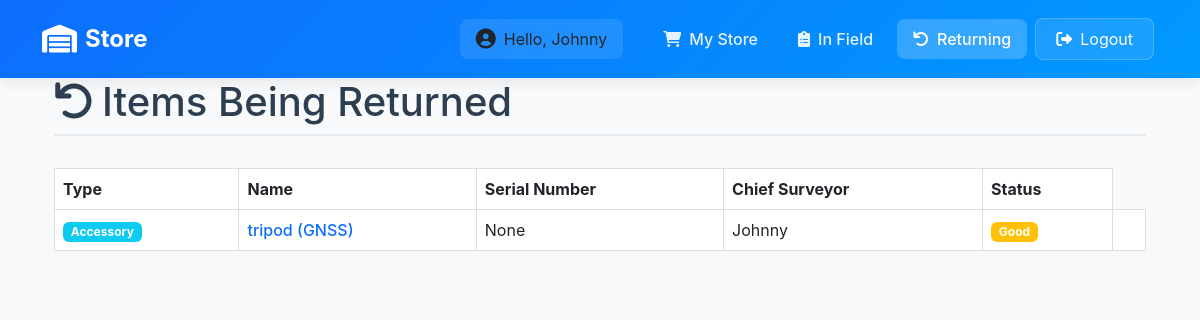
The page /inventory/store/returning/ (signed in) on the database as committed earlier.
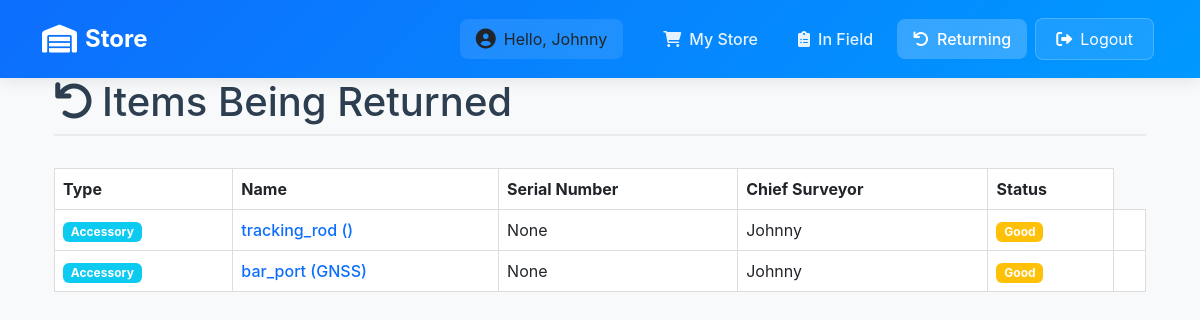
The same page on the database as committed later.
### inventory/models.py (models this page shows, shortened)
class Accessory(models.Model):
    ACCESSORY_TYPES = (
        ("tripod", "Tripod"),
        ("levelling_staff", "Levelling Staff"),
        ("tracking_rod", "Tracking Rod"),
        ("reflector", "Reflector"),
        ("gps_extension_bar", "GPS Extension Bar"),
        ("bar_port", "Bar Port"),
        ("powerbank", "Powerbank"),
        ("tribach", "Tribach"),
        ("external_radio_antenna", "External Radio Antenna"),
    )
    STATUS_CHOICES = [
        ('Good', 'Good'),
        ('Needs Repair', 'Needs Repair'),
        ('Spoiled', 'Spoiled'),
    ]
    RETURN_STATUS_CHOICES = [
        ('In Use', 'In Use'),
        ('Returning', 'Returning'),
        ('With Chief Surveyor', 'With Chief Surveyor'),
        ('In Store', 'In Store'),
        ('Returned', 'Returned'),
    ]
    name = models.CharField(max_length=100, choices=ACCESSORY_TYPES)
    serial_number = models.CharField(max_length=50, unique=True, null=True, blank=True, help_text="Unique serial number for the accessory")
    equipment = models.ForeignKey(EquipmentsInSurvey, on_delete=models.CASCADE, related_name='accessories', null=True, blank=True)
    chief_surveyor = models.ForeignKey(User, on_delete=models.CASCADE, null=True, blank=True)
    surveyor_responsible = models.CharField(max_length=100, null=True)
    status = models.CharField(max_length=20, choices=STATUS_CHOICES, default='Good', null=True, blank=True)
    return_status = models.CharField(max_length=20, choices=RETURN_STATUS_CHOICES, default='In Use', null=True, blank=True)
    comment = models.TextField(null=True, blank=True)
    image = models.ImageField(upload_to='accessory_images/', null=True, blank=True)
    date_returned = models.DateTimeField(null=True, blank=True)
    returned_by = models.ForeignKey(User, on_delete=models.SET_NULL, null=True, blank=True, related_name='returned_accessories')

class EquipmentsInSurvey(models.Model):
    name = models.CharField(max_length=100)
    date_of_receiving_from_supplier = models.DateField()
    supplier = models.CharField(max_length=20)
    base_serial = models.CharField(max_length=100)
    roover_serial = models.CharField(max_length=100)
    data_logger_serial = models.CharField(max_length=100)
    radio_serial = models.CharField(max_length=100)
    chief_surveyor = models.ForeignKey(User, on_delete=models.CASCADE, null=True)
    surveyor_responsible = models.CharField(max_length=100, null=True)
    project = models.CharField(max_length=20)
    section = models.CharField(max_length=100)
    date_receiving_from_department = models.DateField()
    status = models.CharField(choices=[('In Store', 'In Store'), ('In Field', 'In Field'), ('With Chief Surveyor', 'With Chief Surveyor'), ('Returning', 'Returning')], max_length=100, default='In Store')

### inventory/views.py (the view, shortened to what this page needs)
# urls.py: path('store/returning/', views.store_returning, name='store_returning'),
@login_required
def store_returning(request):
    if request.user.is_superuser:
        data = EquipmentsInSurvey.objects.filter(status='Returning')
        accessories_data = Accessory.objects.filter(return_status='Returning')
    else:
        data = EquipmentsInSurvey.objects.filter(
            Q(status='Returning') | Q(status='In Field'),
            chief_surveyor=request.user
        )
        accessories_data = Accessory.objects.filter(
            return_status='Returning',
            returned_by=request.user
        )
    return render(request, 'inventory/store_returning.html', {
        'data': data,
        'accessories': accessories_data,
        'is_admin': request.user.is_superuser
    })

### inventory/context_processors.py (called while the page is built)
def is_admin(request):
    return {'is_admin': request.user.is_authenticated and request.user.is_superuser}

### inventory/templates/inventory/store_returning.html (shortened to what this page needs)
{% extends 'base_dashboard.html' %}
{% load static %}
{% block content %}
<div class="container">
    <h1 class="page-title">
        <i class="fas fa-undo me-2"></i>Items Being Returned
    </h1>
    {% if data or accessories %}
    <div class="table-container">
        <div class="table-responsive">
            <table class="table table-hover">
                <thead>
                    <tr>
                        <th>Type</th>
                        <th>Name</th>
                        <th>Serial Number</th>
                        <th>Chief Surveyor</th>
                        <th>Status</th>
                    </tr>
                </thead>
                <tbody>
                    {% for accessory in accessories %}
                    <tr>
                        <td>
                            <span class="badge bg-info">Accessory</span>
                        </td>
                        <td>
                            {% if accessory.equipment.id %}
                            <a href="{% url 'equipment_detail' accessory.equipment.id %}" class="item-link">
                                {{ accessory.name }} ({{ accessory.equipment.name }})
                            </a>
                            {% else %}
                            <a href="{% url 'accessory_detail' accessory.id %}" class="item-link">
                                {{ accessory.name }} ({{ accessory.equipment.name }})
                            </a>
                            {% endif %}
                        </td>
                        <td>{{ accessory.serial_number }}</td>
                        <td>{{ accessory.returned_by }}</td>
                        <td>
                            <span class="badge bg-warning">{{ accessory.status }}</span>
                        </td>
                        <td>
                        </td>
                    </tr>
                    {% endfor %}
                </tbody>
            </table>
        </div>
    </div>
    {% else %}
    <div class="empty-state">
        <i class="fas fa-check-circle"></i>
        <h3>No Items Being Returned</h3>
        <p>There are currently no items marked as returning.</p>
    </div>
    {% endif %}
</div>
{% endblock %}

Rows that differ between the two databases and show on the page:
no longer on this page (row edited): Accessory: name "tripod", equipment.name "GNSS", serial_number "None", returned_by "Johnny", status "Good"
now on this page (row edited): Accessory: name "tracking_rod", serial_number "None", returned_by "Johnny", status "Good"
added Accessory: name "bar_port", equipment.name "GNSS", serial_number "None", returned_by "Johnny", status "Good"
